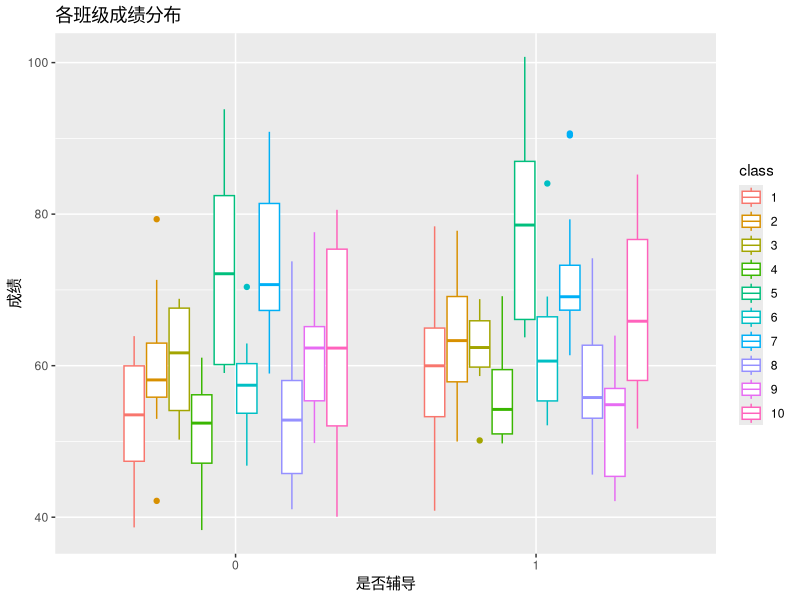

This figure's R source:
# 场景：10个班级，每班20个学生，研究辅导对成绩的影响
library(lme4)
set.seed(123)

# 参数设定
n_class <- 10       # 10个班级
n_student <- 20     # 每班20人
beta_0 <- 60        # 总体截距（平均成绩）
beta_1 <- 5         # 辅导的效果（固定效应）
sigma_gamma <- 8    # 班级间标准差（随机效应）
sigma <- 10         # 个体误差标准差

# 生成数据
data <- data.frame()
for(i in 1:n_class){
  gamma_i <- rnorm(1, 0, sigma_gamma)  # 每个班的随机截距
  tutoring <- rbinom(n_student, 1, 0.5) # 是否接受辅导
  epsilon <- rnorm(n_student, 0, sigma) # 个体误差
  
  score <- beta_0 + beta_1 * tutoring + gamma_i + epsilon
  
  data <- rbind(data, data.frame(
    class = i,
    student = 1:n_student,
    tutoring = tutoring,
    score = score
  ))
}

data$class <- as.factor(data$class)



# 混合模型：固定效应 + 随机截距
model_mixed <- lmer(score ~ tutoring + (1|class), data = data)
summary(model_mixed)


# ICC = σ²_γ / (σ²_γ + σ²)
46.55 / (46.55 + 93.41)  # ≈ 0.33

# 普通线性回归（忽略班级）
model_lm <- lm(score ~ tutoring, data = data)
summary(model_lm)


# 把班级当固定效应
data$class <- as.factor(data$class)
model_fixed <- lm(score ~ tutoring + class, data = data)
summary(model_fixed)

library(ggplot2)

# 提取随机效应
ranef(model_mixed)$class

# 画图
ggplot(data, aes(x = factor(tutoring), y = score, color = class)) +
  geom_boxplot() +
  labs(x = "是否辅导", y = "成绩", title = "各班级成绩分布")
